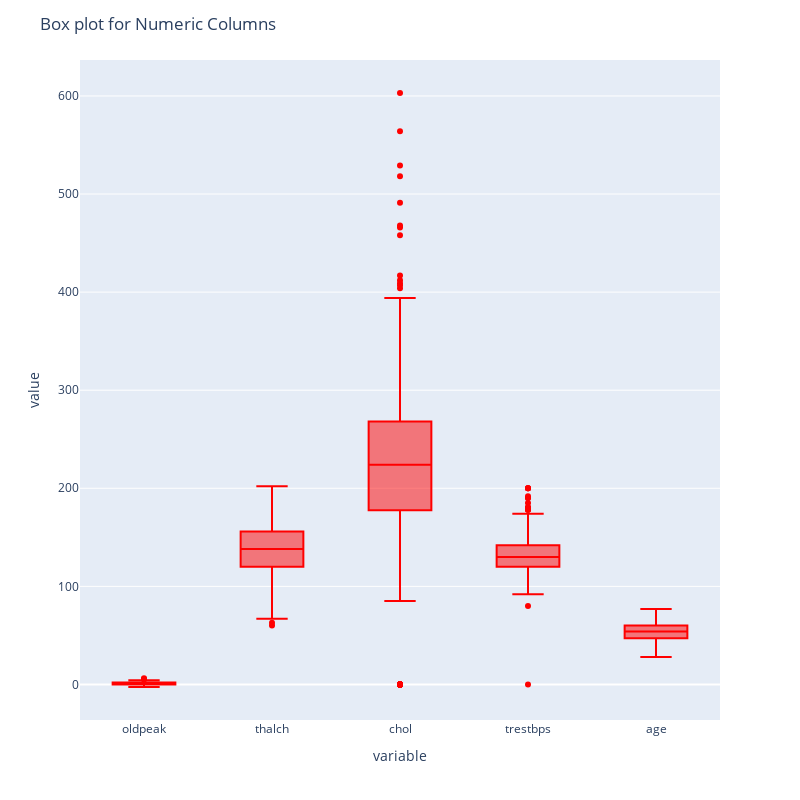

Notebook code cell kept with this figure:
### Code cell
fig = px.box(df, y=numeric_col, color_discrete_sequence=color)
fig.update_layout(title= "Box plot for Numeric Columns", height=800, width=800)
fig.show()

### Figure 1 — Plotly figure (JSON) as saved in the notebook; plotly's stock layout.template omitted (floating-point values rounded to 4 significant figures; data arrays with more than 128 entries replaced by an {"elided": "..."} marker saying what was removed)
{"data": [{"alignmentgroup": "True", "hovertemplate": "variable=%{x}<br>value=%{y}<extra></extra>", "legendgroup": "", "marker": {"color": "red"}, "name": "", "notched": false, "offsetgroup": "", "orientation": "v", "showlegend": false, "type": "box", "x": {"elided": "4600 str values"}, "x0": " ", "xaxis": "x", "y": {"elided": "4600 float values"}, "y0": " ", "yaxis": "y"}], "layout": {"boxmode": "group", "height": 800, "legend": {"tracegroupgap": 0}, "margin": {"t": 60}, "title": {"text": "Box plot for Numeric Columns"}, "width": 800, "xaxis": {"anchor": "y", "domain": [0, 1], "title": {"text": "variable"}}, "yaxis": {"anchor": "x", "domain": [0, 1], "title": {"text": "value"}}}}
